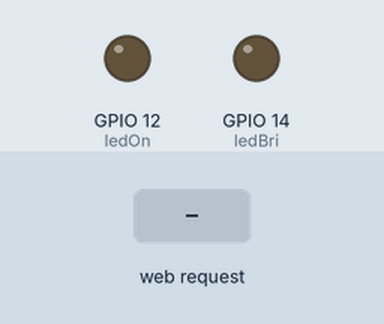
Simulated run of this sketch. Board: ESP32. Shown: output pins drawn as LEDs (lit = HIGH). The test bench sets the inputs (shaded band). WiFi joins after 1.5 s; servers stay silent unless stated; what the sketch prints to the serial monitor is not drawn.

Above: at 3.2 s.
3.3 s: HTTP request GET /led/on received
At 3.9 s:
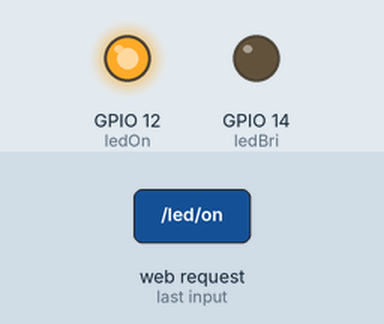
4.8 s: HTTP request GET /led/off received
At 5.1 s:
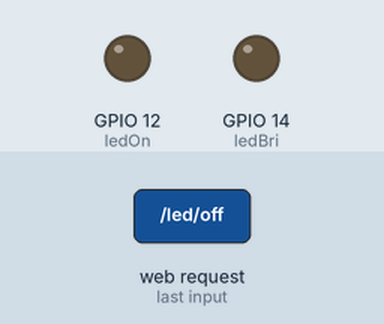
Timing chart, 0 to 7.8 s (numbered marks = the images above; inputs shaded):
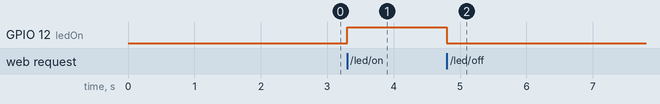

The sketch:

wifi-esp32.ino
```cpp
#include "WiFi.h"
#include "WebServer.h"

// SSID & Password
const char* ssid = "醜八怪";
const char* password = "dalnim0404";

const int ledOn = 12;
const int ledBri = 14;
WebServer server(80);  // Object of WebServer(HTTP port, 80 is defult)

void setup() {
  Serial.begin(115200);
  pinMode(ledOn, OUTPUT);
  pinMode(ledBri, OUTPUT);
  ledcSetup(0, 5000, 8);
  ledcAttachPin(ledBri, 0);

  Serial.println("Try Connecting to ");
  Serial.println(ssid);

  // Connect to your wi-fi modem
  WiFi.begin(ssid, password);

  // Check wi-fi is connected to wi-fi network
  while (WiFi.status() != WL_CONNECTED) {
    Serial.print(".");
    delay(1000);
  }
  Serial.println("");
  Serial.println("WiFi connected successfully");
  Serial.print("Got IP: ");
  Serial.println(WiFi.localIP());  //Show ESP32 IP on serial

 //建立server的路徑
  createWebServer();

  //server啟動
  server.begin();
  Serial.println("HTTP server started");
}

void loop() {
  server.handleClient();  //handleClient要寫在loop
}


//----設定HTML資料----
String htmlContent = "\
  <!DOCTYPE html>\
   <html>\
    <head>\
      <style>\
        body{ display: flex; flex-direction: column; align-items:center; background:#ccf2c9}\
         a { background: #6ab064; width: 200px; height: 50px; margin: 20px; font-size: 30pt; text-decoration: none;}\
      </style>\
    </head>\
    <body>\
      <a href='/led/on'>LED ON</a>\
      <a href='/led/off'>LED OFF</a>\
      <form method='get' action='/led/setLightBrightness'>\
        <label>Led Brightness</label>\
        <input type='number' name='lightBrightness'><input type='submit'>\
      </form>\
    </body>\
  </html>";

String LEDOpenPage = "\
 <!DOCTYPE html>\
   <html>\
    <head>\
      <style>\
        body{ display: flex; flex-direction: column; align-items:center; background:#ccf2c9}\
        a { text-align:center; background: #6ab064; width: 100px; height: 50px; margin: 20px; font-size: 30pt; text-decoration: none;}\
      </style>\
    </head>\
    <body>\
      <h1>LED OPEN</h1>\
      <a href='/'>Back</a>\
    </body>\
  </html>";

String LEDCLOSEPage = "\
<!DOCTYPE html>\
   <html>\
    <head>\
      <style>\
        body{ display: flex; flex-direction: column; align-items:center; background:#ccf2c9}\
        a { text-align:center; background: #6ab064; width: 100px; height: 50px; margin: 20px; font-size: 30pt; text-decoration: none;}\
      </style>\
    </head>\
    <body>\
      <h1>LED CLOSE</h1>\
      <a href='/'>Back</a>\
    </body>\
  </html>";

//------設定路徑------
void createWebServer()
{
  //初始頁面
  server.on("/", []() {
      server.send(200, "text/html", htmlContent);
  });
  server.on("/led/on", []() {
    Serial.println("LED On");

    //add your code here
    digitalWrite(ledOn, HIGH);

    String response = "{\"LED On Success\"}";
    server.send(200, "text/html", LEDOpenPage);
  });
  server.on("/led/off", []() {
    Serial.println("LED Off");

    //add your code here
     digitalWrite(ledOn, LOW);
    String response = "{\"LED Off Success\"}";
    server.send(200, "text/html", LEDCLOSEPage);
  });
  server.on("/led/setLightBrightness", []() {
    //以server.arg&引數名稱，取得form傳來的資料
    int lightBrightness = server.arg("lightBrightness").toInt();
    //判斷條件
    if(lightBrightness>=0 && lightBrightness<=1024){
      Serial.print("Set Brightness: ");
      Serial.println(lightBrightness);

      //add your code here
      ledcWrite(0,lightBrightness);
      String response = "Set Brightness: " + (String)lightBrightness;
      server.send(200, "application/json", response);
    }
    else {
      String response = "{\"Error\":\"over range 0-1024\"}";
      server.send(404, "application/json", response);
    }
  });
}
```

Measured:
- after the input at 3.3 s, GPIO 12 (ledOn): LOW → HIGH at once
- after the input at 4.8 s, GPIO 12 (ledOn): HIGH → LOW at once
